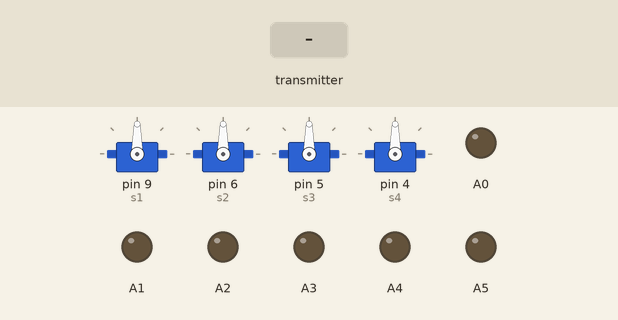
A sketch run on a simulated Arduino Uno, built with avr-gcc and run on an emulated ATmega328P. Parts: 4 × servo, output pins drawn as LEDs (lit = HIGH). The inputs (shaded band) are chosen by the test bench. No radio packets arrive unless stated; what the sketch prints to the serial monitor is not drawn.

Above: at 1.2 s.
1.3 s: the transmitter starts sending joy1_Y = 0
At 1.7 s:
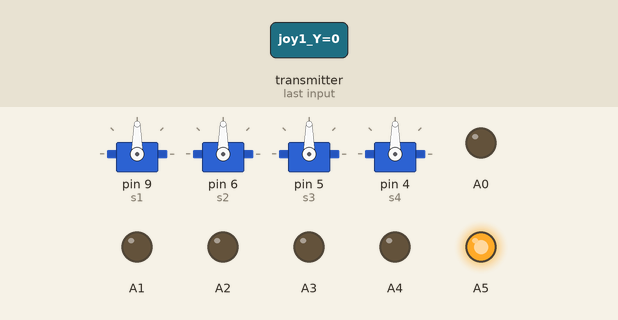
2.8 s: the transmitter starts sending tSwitch1 = 0
At 3.16 s:
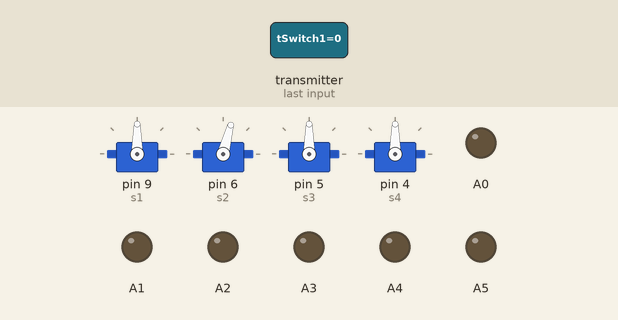
At 6.1 s:
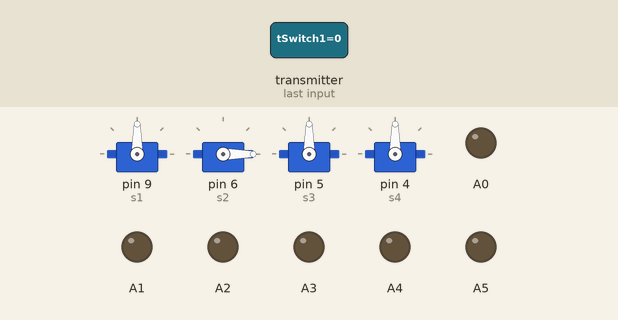
Timing chart, 0 to 7.6 s (numbered marks = the images above; inputs shaded):
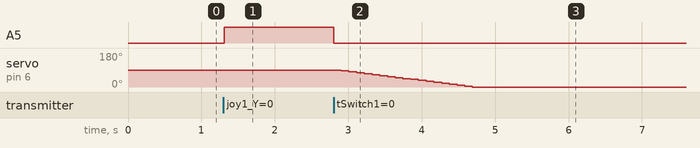

Measured:
- after the input at 1.3 s, A5: LOW → HIGH at once
- after the input at 2.8 s, A5: HIGH → LOW at once; servo on pin 6 (s2): moves from 90° to 0° over 1.8 s, starting after 0.10 s

The sketch:

rec.ino
```cpp
#include<Servo.h>
Servo s1,s2,s3,s4,s5,s6;
#include <SPI.h>
#include <nRF24L01.h>
#include <RF24.h>
RF24 radio(7, 8);   // nRF24L01 (CE, CSN)
const byte address[6] = "1";

unsigned long lastReceiveTime = 0;
unsigned long currentTime = 0;
int posy,posx,posc;
// Max size of this struct is 32 bytes - NRF24L01 buffer limit
struct Data_Package {
  byte joy1_Y;
  byte joy1_X;
  byte j1Button;
  byte joy2_Y;
  byte joy2_X;
  byte j2Button;
  byte tSwitch1;
  byte tSwitch2;
  byte button1;
  byte button2;


};

Data_Package data; //Create a variable with the above structure

void setup() {
  s1.attach(9);// 9th servo not working
  s2.attach(6);
  s3.attach(5);
  s4.attach(4);

posy=90;
posx=180;
posc=90;
  Serial.begin(1000000);
  radio.begin();
  radio.openReadingPipe(0, address);
 // radio.setAutoAck(false);
  radio.setDataRate(RF24_2MBPS);
  radio.setPALevel(RF24_PA_LOW);
  radio.startListening(); //  Set the module as receiver
  resetData();
}
void loop() {
  // Check whether there is data to be received
  if (radio.available()) {
    radio.read(&data, sizeof(Data_Package)); // Read the whole data and store it into the 'data' structure
    lastReceiveTime = millis(); // At this moment we have received the data
  }
  // Check whether we keep receving data
  currentTime = millis();
  if ( currentTime - lastReceiveTime > 1000 ) { // If current time is more then 1 second since we have recived the last data, that means we have lost connection
    resetData(); // If connection is lost, reset the data. It prevents unwanted behavior, for example if a drone has a throttle up and we lose connection, it can keep flying unless we reset the values
  }
  // Print the data in the Serial Monitor
  Serial.print("joy1_X: ");
  Serial.print(data.joy1_X);
  Serial.print("; joy1_Y: ");
  Serial.print(data.joy1_Y);
  Serial.print("; joy2_X: ");
  Serial.print(data.joy2_X);
  Serial.print("; joy2_Y: ");
  Serial.print(data.joy2_Y);
  Serial.print("; button1: ");
  Serial.print(data.button1);
  Serial.print("; button2: ");
  Serial.print(data.button2);

  Serial.print("; j1Button: ");
  Serial.print(data.j1Button);
  Serial.print("; j2Button: ");
  Serial.print(data.j2Button);
  Serial.print("; tSwitch1: ");
  Serial.print(data.tSwitch1);
  Serial.print("; tSwitch2: ");
  Serial.print(data.tSwitch2);
  Serial.println("");


  Serial.print(";  ");

  Serial.println("  ");
   if(data.button2==0 && data.tSwitch1==1){


  if(data.joy1_Y>150){

 analogWrite(A0,255);
     analogWrite(A1,0);
     analogWrite(A2,255);
     analogWrite(A3,0);

  } else if(data.joy1_Y<110){


   analogWrite(A0,0);
     analogWrite(A1,255);
     analogWrite(A2,0);
     analogWrite(A3,255);

  }else if(data.joy2_X>150){


    analogWrite(A0,255);
     analogWrite(A1,0);
      analogWrite(A2,0);
     analogWrite(A3,255);

  }else if(data.joy2_X<110){

      analogWrite(A0,0);
     analogWrite(A1,255);
      analogWrite(A2,255);
     analogWrite(A3,0);


    }else {
     analogWrite(A0,0);
     analogWrite(A1,0);
     analogWrite(A2,0);
     analogWrite(A3,0);
  }} //1st if

  if (data.button1==1){digitalWrite(10,1);
  }else{
    digitalWrite(10,0);

  }//vibrater


  if( data.button2==1 && data.tSwitch1==1){

  if(data.joy1_Y>150){

     analogWrite(A4,255);
     analogWrite(A5,0);

  } else if(data.joy1_Y<110){
     analogWrite(A4,0);
     analogWrite(A5,255);
  }else if(data.joy2_X>150){
   s1.write(0);

  }else if(data.joy2_X<110){ //servo
s1.write(180);

    }else {
     analogWrite(A4,0);
     analogWrite(A5,0);
     s1.write(90);}
  }// 2nd if condition


 if(data.tSwitch1==0){
   analogWrite(A0,0);
     analogWrite(A1,0);
     analogWrite(A2,0);
     analogWrite(A3,0);
  analogWrite(A4,0);
     analogWrite(A5,0);
 if(data.joy1_Y>150){
   if(posy<=180)
   posy=posy+5;
   delay(100);
     s2.write(posy);


  } else if(data.joy1_Y<110){
    if(posy>=0)
   posy=posy-5;
   delay(100);
     s2.write(posy);

  } else if(data.joy1_X<110){
    if(posc>=0)
   posc=posc-5;
   delay(100);
     s3.write(posc);

  }else if(data.joy1_X<110){
    if(posc<=180)
   posc=posc+5;
   delay(100);
     s3.write(posc);

  }else if(data.joy2_X>150){
     if(posx>=0)
   posx=posx-5;
   delay(100);
     s4.write(posx);

  }else if(data.joy2_X<110){ //servo
  if(posx<=180)
   posx=posx+2;
   delay(100);
     s4.write(posx);

    }else if(data.j1Button==0){
      digitalWrite(3,1);

    }else {
     analogWrite(2,0);
     analogWrite(3,0);
     }
 }

}//Loop

void resetData() {
  // Set initial default values
  data.joy1_X = 127;
  data.joy1_Y = 127;
  data.joy2_X = 127;
  data.joy2_Y = 127;
  data.j1Button = 1;
  data.j2Button = 1;

  data.tSwitch1 = 1;
  data.tSwitch2 = 1;
  data.button1 = 1;
  data.button2 = 1;


}
```
